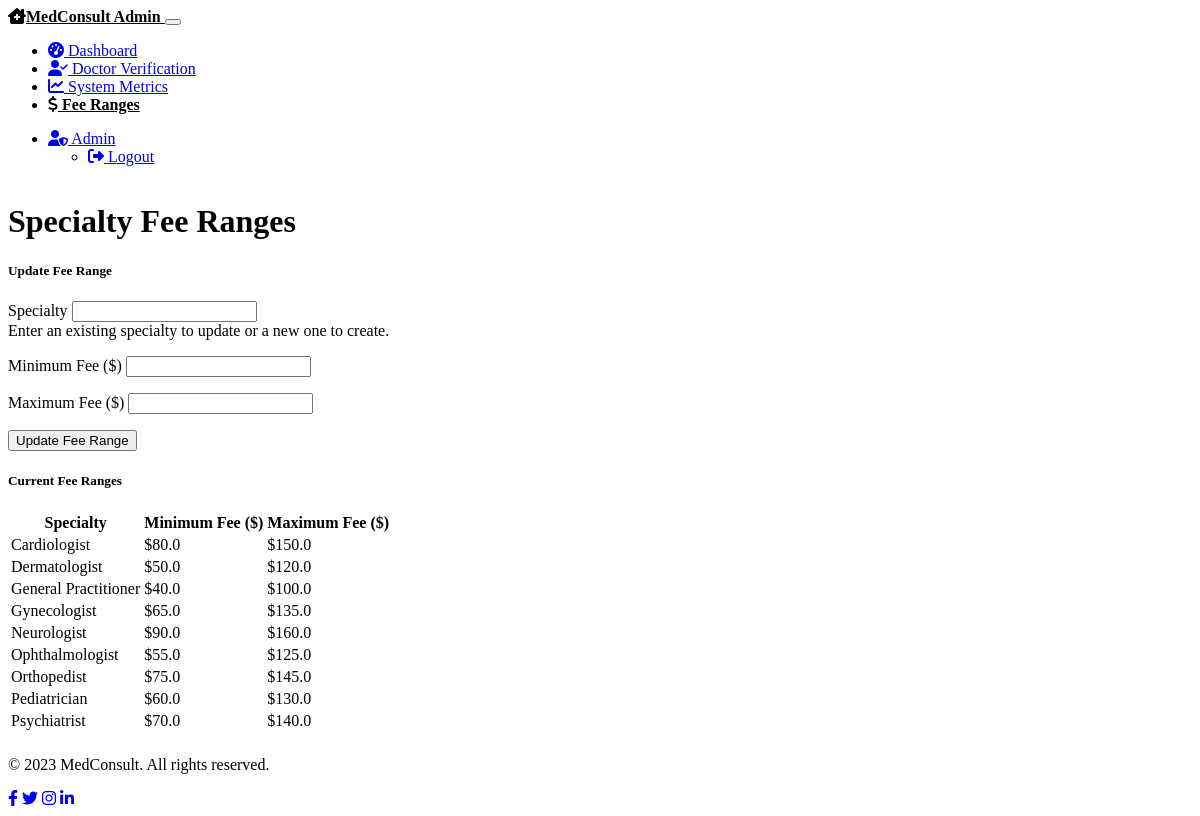
The page /admin/specialty-fee-ranges (signed in) on the database as committed earlier.
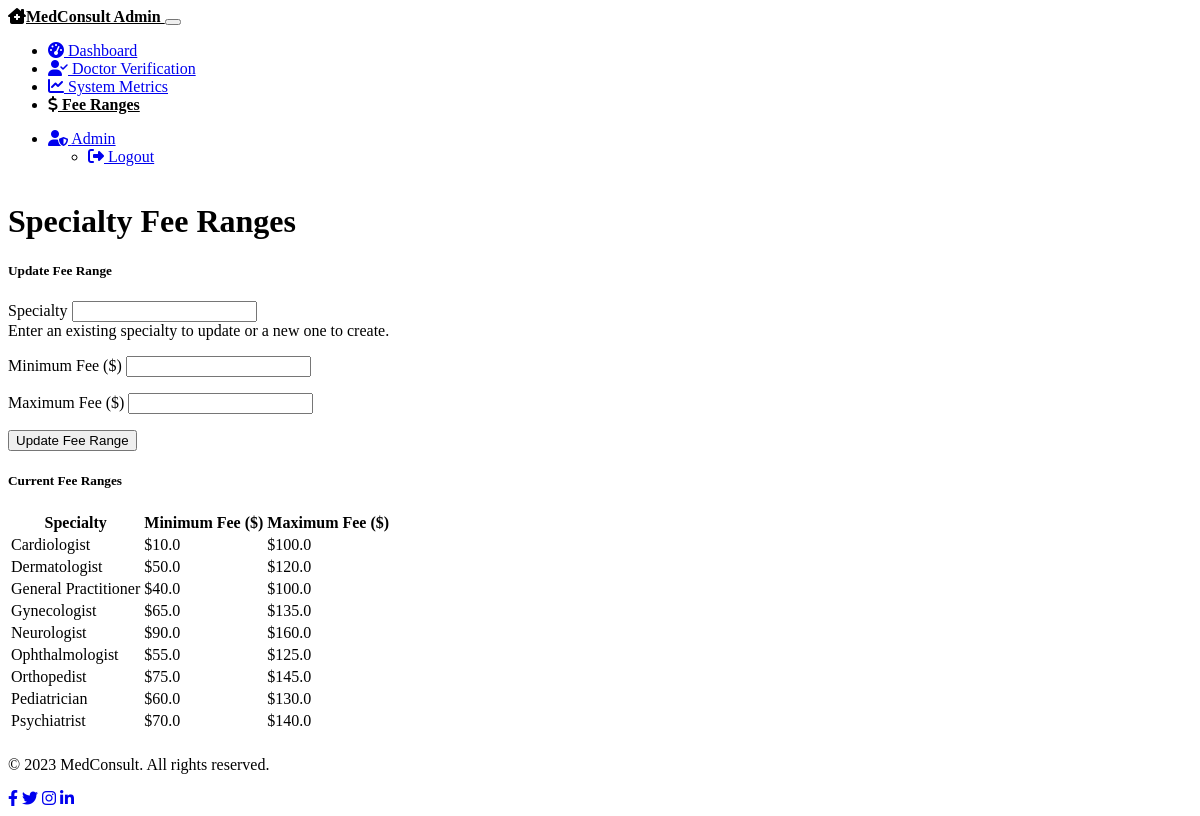
The same page on the database as committed later.
### models.py (models this page shows, shortened)
class SpecialtyFeeRange(db.Model):
    __tablename__ = 'specialty_fee_ranges'
    id = db.Column(db.Integer, primary_key=True)
    specialty = db.Column(db.String(100), unique=True, nullable=False)
    min_fee = db.Column(db.Float, nullable=False)
    max_fee = db.Column(db.Float, nullable=False)

### routes.py (the view, shortened to what this page needs)
@app.route('/admin/specialty-fee-ranges', methods=['GET', 'POST'])
@login_required
@admin_required
def specialty_fee_ranges():
    form = SpecialtyFeeRangeForm()
    fee_ranges = SpecialtyFeeRange.query.order_by(SpecialtyFeeRange.specialty).all()
    return render_template('admin/specialty_fee_ranges.html',
                          title='Specialty Fee Ranges',
                          form=form,
                          fee_ranges=fee_ranges)

### forms.py
class SpecialtyFeeRangeForm(FlaskForm):
    specialty = StringField('Specialty', validators=[DataRequired(), Length(max=100)])
    min_fee = FloatField('Minimum Fee ($)', validators=[DataRequired()])
    max_fee = FloatField('Maximum Fee ($)', validators=[DataRequired()])
    submit = SubmitField('Update Fee Range')

### models.py (called while the page is built)
@login_manager.user_loader
def load_user(user_id):
    user = User.query.get(int(user_id))
    if user:
        return user
    return None

### routes.py (called while the page is built)
def admin_required(f):
    @wraps(f)
    def decorated_function(*args, **kwargs):
        if not current_user.is_authenticated or current_user.role != 'admin':
            flash('Access denied: Admin access required', 'danger')
            return redirect(url_for('login'))
        return f(*args, **kwargs)
    return decorated_function

### templates/admin/specialty_fee_ranges.html (shortened to what this page needs)
{% extends "layout.html" %}
{% block content %}
<div class="row mb-4">
    <div class="col-12">
        <h1 class="mb-4">Specialty Fee Ranges</h1>
    </div>
</div>
<div class="row">
    <div class="col-md-6 mb-4">
        <div class="card bg-dark text-light">
            <div class="card-header">
                <h5 class="mb-0">Update Fee Range</h5>
            </div>
            <div class="card-body">
                <form method="POST" action="">
                    <div class="form-group mb-3">
                        {{ form.specialty.label(class="form-label") }}
                        {% if form.specialty.errors %}
                            {{ form.specialty(class="form-control is-invalid") }}
                            <div class="invalid-feedback">
                                {% for error in form.specialty.errors %}
                                    <span>{{ error }}</span>
                                {% endfor %}
                            </div>
                        {% else %}
                            {{ form.specialty(class="form-control") }}
                        {% endif %}
                        <div class="form-text">
                            Enter an existing specialty to update or a new one to create.
                        </div>
                    </div>
                    <div class="row mb-3">
                        <div class="col-md-6">
                            <div class="form-group">
                                {{ form.min_fee.label(class="form-label") }}
                                {% if form.min_fee.errors %}
                                    {{ form.min_fee(class="form-control is-invalid") }}
                                    <div class="invalid-feedback">
                                        {% for error in form.min_fee.errors %}
                                            <span>{{ error }}</span>
                                        {% endfor %}
                                    </div>
                                {% else %}
                                    {{ form.min_fee(class="form-control") }}
                                {% endif %}
                            </div>
                        </div>
                        <div class="col-md-6">
                            <div class="form-group">
                                {{ form.max_fee.label(class="form-label") }}
                                {% if form.max_fee.errors %}
                                    {{ form.max_fee(class="form-control is-invalid") }}
                                    <div class="invalid-feedback">
                                        {% for error in form.max_fee.errors %}
                                            <span>{{ error }}</span>
                                        {% endfor %}
                                    </div>
                                {% else %}
                                    {{ form.max_fee(class="form-control") }}
                                {% endif %}
                            </div>
                        </div>
                    </div>
                    <div class="d-grid">
                        {{ form.submit(class="btn btn-primary") }}
                    </div>
                </form>
            </div>
        </div>
    </div>
    <div class="col-md-6">
        <div class="card bg-dark text-light">
            <div class="card-header">
                <h5 class="mb-0">Current Fee Ranges</h5>
            </div>
            <div class="card-body">
                {% if fee_ranges %}
                    <div class="table-responsive">
                        <table class="table table-dark table-striped">
                            <thead>
                                <tr>
                                    <th>Specialty</th>
                                    <th>Minimum Fee ($)</th>
                                    <th>Maximum Fee ($)</th>
                                </tr>
                            </thead>
                            <tbody>
                                {% for fee_range in fee_ranges %}
                                    <tr>
                                        <td>{{ fee_range.specialty }}</td>
                                        <td>${{ fee_range.min_fee }}</td>
                                        <td>${{ fee_range.max_fee }}</td>
                                    </tr>
                                {% endfor %}
                            </tbody>
                        </table>
                    </div>
                {% else %}
                    <div class="alert alert-info">
                        <i class="fas fa-info-circle me-2"></i>
                        No specialty fee ranges defined yet.
                    </div>
                {% endif %}
            </div>
        </div>
    </div>
</div>
{% endblock %}

### templates/layout.html (shortened to what this page needs)
<!DOCTYPE html>
<html lang="en" data-bs-theme="dark">
<head>
    <link rel="stylesheet" href="https://cdn.replit.com/agent/bootstrap-agent-dark-theme.min.css">
    <link rel="stylesheet" href="https://cdnjs.cloudflare.com/ajax/libs/font-awesome/6.4.0/css/all.min.css">
    <link rel="stylesheet" href="{{ url_for('static', filename='css/style.css') }}">
</head>
<body>
    <div class="content-wrapper">
        <header>
            {% if current_user.is_authenticated %}
                {% if current_user.role == 'patient' %}
                    {% include 'patient/navbar.html' %}
                {% elif current_user.role == 'doctor' %}
                    {% include 'doctor/navbar.html' %}
                {% elif current_user.role == 'admin' %}
                    {% include 'admin/navbar.html' %}
                {% endif %}
            {% endif %}
        </header>
        <main class="main-content py-4">
            <div class="container">
                {% block content %}{% endblock %}
            </div>
        </main>
        <footer class="footer bg-dark text-light py-3 mt-auto">
            <div class="container">
                <div class="row">
                    <div class="col-md-6">
                        <p class="mb-0">&copy; 2023 MedConsult. All rights reserved.</p>
                    </div>
                    <div class="col-md-6 text-md-end">
                        <a href="#" class="text-light me-3"><i class="fab fa-facebook-f"></i></a>
                        <a href="#" class="text-light me-3"><i class="fab fa-twitter"></i></a>
                        <a href="#" class="text-light me-3"><i class="fab fa-instagram"></i></a>
                        <a href="#" class="text-light"><i class="fab fa-linkedin-in"></i></a>
                    </div>
                </div>
            </div>
        </footer>
    </div>
</body>
</html>

### templates/admin/navbar.html (shortened to what this page needs)
<nav class="navbar navbar-expand-lg navbar-dark bg-dark">
    <div class="container">
        <a class="navbar-brand" href="{{ url_for('admin_dashboard') }}">
            <i class="fas fa-clinic-medical me-2"></i>MedConsult Admin
        </a>
        <button class="navbar-toggler" type="button" data-bs-toggle="collapse" data-bs-target="#navbarAdmin" aria-controls="navbarAdmin" aria-expanded="false" aria-label="Toggle navigation">
        </button>
        <div class="collapse navbar-collapse" id="navbarAdmin">
            <ul class="navbar-nav me-auto">
                <li class="nav-item">
                    <a class="nav-link {% if request.path == url_for('admin_dashboard') %}active{% endif %}" href="{{ url_for('admin_dashboard') }}">
                        <i class="fas fa-tachometer-alt me-1"></i> Dashboard
                    </a>
                </li>
                <li class="nav-item">
                    <a class="nav-link {% if request.path == url_for('doctor_verification') %}active{% endif %}" href="{{ url_for('doctor_verification') }}">
                        <i class="fas fa-user-check me-1"></i> Doctor Verification
                    </a>
                </li>
                <li class="nav-item">
                    <a class="nav-link {% if request.path == url_for('admin_metrics') %}active{% endif %}" href="{{ url_for('admin_metrics') }}">
                        <i class="fas fa-chart-line me-1"></i> System Metrics
                    </a>
                </li>
                <li class="nav-item">
                    <a class="nav-link {% if request.path == url_for('specialty_fee_ranges') %}active{% endif %}" href="{{ url_for('specialty_fee_ranges') }}">
                        <i class="fas fa-dollar-sign me-1"></i> Fee Ranges
                    </a>
                </li>
            </ul>
            <ul class="navbar-nav">
                <li class="nav-item dropdown">
                    <a class="nav-link dropdown-toggle" href="#" id="navbarDropdown" role="button" data-bs-toggle="dropdown" aria-expanded="false">
                        <i class="fas fa-user-shield me-1"></i> Admin
                    </a>
                    <ul class="dropdown-menu dropdown-menu-end" aria-labelledby="navbarDropdown">
                        <li>
                            <a class="dropdown-item" href="{{ url_for('logout') }}">
                                <i class="fas fa-sign-out-alt me-2"></i> Logout
                            </a>
                        </li>
                    </ul>
                </li>
            </ul>
        </div>
    </div>
</nav>

### static/css/style.css (style rules this page uses)
body { min-height: 100vh; display: flex; flex-direction: column; background-color: var(--bs-dark); color: var(--bs-light); }
.content-wrapper { flex: 1; display: flex; flex-direction: column; }
.main-content { flex: 1; }
.navbar-brand { font-weight: bold; color: var(--bs-primary); }
.nav-link.active { font-weight: bold; color: var(--bs-primary) !important; border-bottom: 2px solid var(--bs-primary); }
.form-group { margin-bottom: 1rem; }

Rows that differ between the two databases and show on the page:
changed SpecialtyFeeRange "Cardiologist": min_fee "80.0" → "10.0"; max_fee "150.0" → "100.0"
